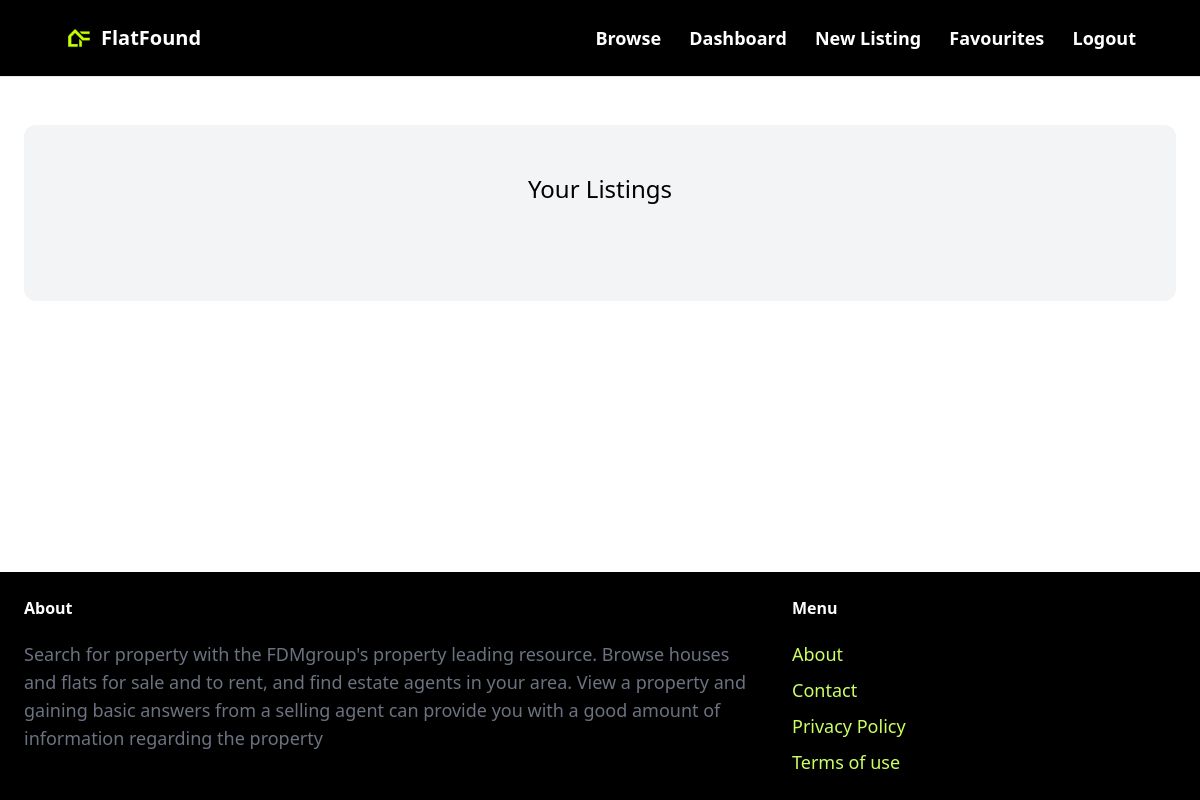
Before: /dashboard (signed in) with the older database file.
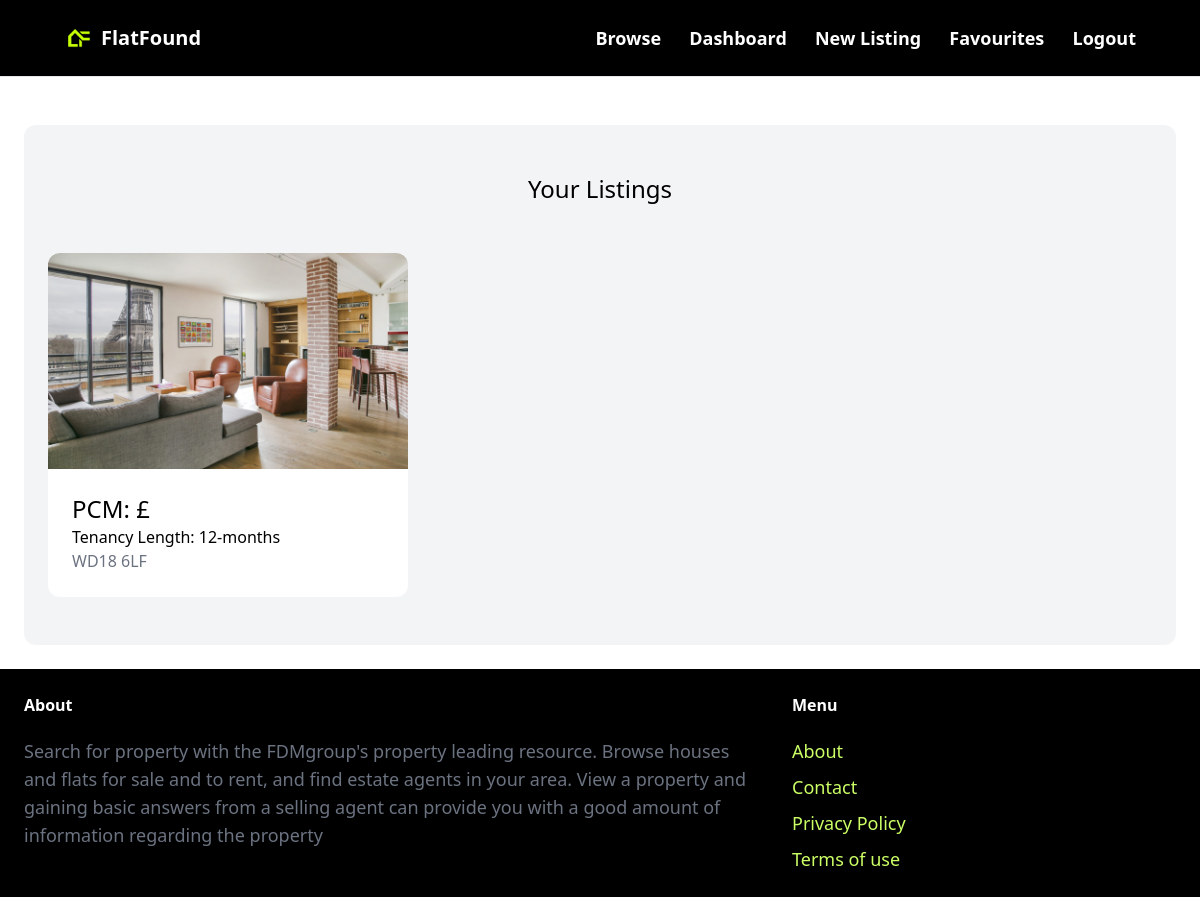
After: the same page with the newer database file.
### property/models.py (models this page shows, shortened)
class Property(models.Model):
    country = models.ForeignKey(Countries, related_name='countries', on_delete=models.CASCADE)
    city = models.TextField(blank=True, null=True)
    category = models.ForeignKey(Category, related_name='properties', on_delete=models.CASCADE)
    price_PCM = models.IntegerField()
    PPW = models.FloatField()
    address = models.TextField(blank=True, null=True)
    postcode = models.TextField(blank=True, null=True)
    pet_friendly = models.BooleanField(blank=True, null=True)
    number_of_beds = models.IntegerField(blank=True, null=True)
    number_of_bathrooms = models.IntegerField(blank=True, null=True)
    description = models.TextField(blank=True, null=True)
    image1 = models.ImageField(upload_to='prop_images', blank=True, null=True)
    image2 = models.ImageField(upload_to='prop_images', blank=True, null=True)
    image3 = models.ImageField(upload_to='prop_images', blank=True, null=True)
    image4 = models.ImageField(upload_to='prop_images', blank=True, null=True)
    favourites = models.ManyToManyField(User, related_name='favourite', default=None, blank=True)
    created_by = models.ForeignKey(
        User, related_name='properties', on_delete=models.CASCADE)
    created_at = models.DateField(auto_now_add=True)

class Category(models.Model):
    name = models.CharField(max_length=255)
    class Meta:
        verbose_name_plural = 'Categories'
    def __str__(self):
        return self.name  # Shows the name of property on admin page

### dashboard/views.py (the view)
# urls.py: path('', views.index, name='index'),
@login_required
def index(request):
    properties = Property.objects.filter(created_by=request.user)
    return render(request, 'dashboard/index.html', {
        'properties': properties
    })

### dashboard/templates/dashboard/index.html (shortened to what this page needs)
{% extends 'core/base.html' %}
{% block content %}
<div class="mt-6 px-6 py-12 bg-gray-100 rounded-xl">
    <h2 class="mb-12 text-2xl text-center">Your Listings</h2>
    <div class="grid grid-cols-3 gap-3">
        {% for property in properties %}
        <div>
            <a href="{% url 'property:detail' property.id %}">
                <div class="">
                    <img src="{{ property.image1.url }}" alt="" class="rounded-t-xl">
                </div>
                <div class="p-6 bg-white rounded-b-xl">
                    <h2 class="text-2xl">PCM: £{{property.price_pcm}}</h2>
                    <h2 class="text-1xl">Tenancy Length: {{property.category}} </h2>
                    <p class="text-gray-500">{{property.postcode}}</p>
                </div>
            </a>
        </div>
        {% endfor %}
    </div>
</div>
{% endblock %}

Changed rows visible on the page:
added Property: image1 (picture), category "12-months", postcode "WD18 6LF"
